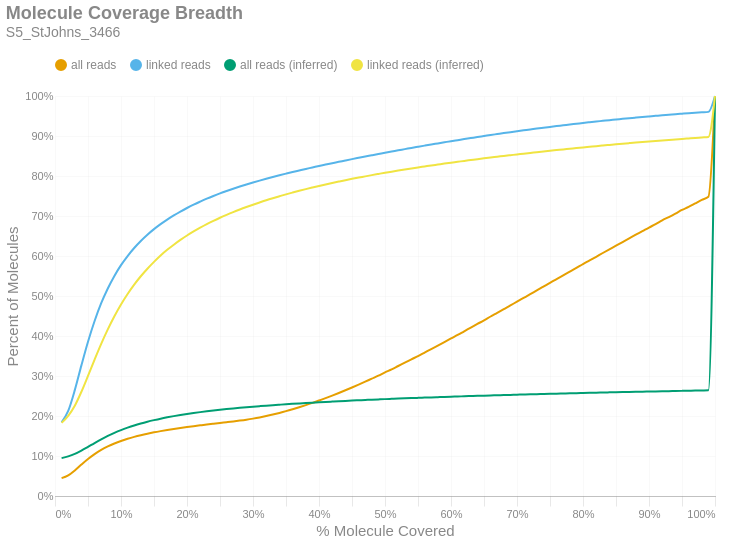

This figure's notebook cell:
### Markdown cell above
### Molecule Read Coverage
This chart shows molecule coverage breadth as computed by the number of bases aligned to that molecule. In other words, "*how much of each unique long molecule is actually sequenced/aligned?*" Keep in mind there is a distinction between sequences and alignments, since some sequences belonging to a particular molecule may not align well and wouldn't appear in the alignment data. This chart also shows molecule coverage breadth as computed by the *inferred fragment* from which the aligned sequences originate. Unlike read coverage, this calculation takes into account the total insert size, including unsequenced gaps between the forward and reverse reads. Like the previous figures, these are cumulative percents.

### Code cell
if SKIPLR:
    print_html(f"Skipped")
else:
    binned_df = consolidated_hist(valids['coverage_bp'], mask, 0.01, True)
    binned_df_inf = consolidated_hist(valids['coverage_inserts'], mask, 0.01, True)
    binned_df = binned_df.with_columns(pl.lit(binned_df_inf['all reads (cumsum)']).alias('all reads (inferred)'))
    binned_df = binned_df.with_columns(pl.lit(binned_df_inf['linked reads (cumsum)']).alias('linked reads (inferred)'))
    binned_df = binned_df.with_columns(
        (pl.col('bin').cast(pl.Float64) + 0.01).alias('right_edge')
    )

    with SafeRender(binned_df):
        (
            density_plot(binned_df, 'Molecule Coverage Breadth', samplename, 'molcov', ['all reads (inferred)','linked reads (inferred)'])
            .encode(
                #x=alt.X('bin:Q', title="% Molecule Covered").axis(format = '%').scale(padding=0),
                x=alt.X('right_edge:Q', title="% Molecule Covered").axis(format='%').scale(padding=0),
                y=alt.Y('value:Q', title='Percent of Molecules')
                    .axis(format='%')
                    .stack(False)
                    .scale(domainMin=0, padding=0),
                color=alt.Color("key:N").scale(domain = ["all reads", "linked reads", "all reads (inferred)", "linked reads (inferred)"]),
                tooltip = [
                    alt.Tooltip("key:N", title = "Data Type"),
                    alt.Tooltip("range_label:N", title="% Molecule Covered"),
                    alt.Tooltip("value:Q", format = ".2%", title="% Molecules")
                ]
            )
        ).display()

### Figure 1 — Vega-Lite specification as saved in the notebook (floating-point values rounded to 4 significant figures)
{"width": "container", "height": 400, "config": {"title": {"anchor": "start", "dy": -15, "fontSize": 18, "color": "#888888", "subtitleColor": "#888888", "subtitleFontSize": 14}, "arc": {"fill": "#0072B2"}, "axis": {"domainColor": "#888888", "domainWidth": 0.5, "gridWidth": 0.2, "grid": false, "titleFontWeight": 400, "titleFontSize": 15, "labelFontSize": 11, "labelColor": "#888888", "tickColor": "#888888", "tickWidth": 0.2, "titleColor": "#888888"}, "axisBand": {"grid": false}, "axisX": {"grid": true, "tickSize": 10, "domainCap": "round"}, "axisY": {"domain": false, "grid": true, "tickSize": 0, "domainCap": "round"}, "background": "transparent", "header": {"labelFontSize": 15, "labelColor": "#888888", "titleFontSize": 15, "titleFontWeight": 600, "titleColor": "#888888"}, "legend": {"labelFont": "sans-serif", "labelFontSize": 12, "labelColor": "#888888", "symbolSize": 100, "symbolType": "circle", "titleFontSize": 12, "titlePadding": 10, "titleColor": "#888888", "title": null, "orient": "top"}, "range": {"category": ["#E69F00", "#56B4E9", "#009E73", "#F0E442", "#0072B2", "#D55E00", "#CC79A7", "#000000"], "diverging": ["#cfe8f3", "#a2d4ec", "#73bfe2", "#46abdb", "#1696d2", "#12719e"]}, "area": {"fill": "#0072B2", "fillOpacity": 0.7, "line": true, "strokeOpacity": 0.7}, "line": {"color": "#0072B2", "stroke": "#0072B2", "strokeWidth": 2}, "trail": {"color": "#0072B2", "stroke": "#0072B2", "strokeWidth": 0, "size": 1}, "point": {"filled": true, "fillOpacity": 1.0, "size": 95}, "text": {"color": "#888888", "fontSize": 11, "align": "right", "fontWeight": 400, "size": 11}, "bar": {"fill": "#0072B2", "stroke": null}, "view": {"stroke": null, "continuousWidth": 660, "continuousHeight": 400}}, "data": {"name": "data-84eaa4df21359056a36af4edc5f2d645"}, "mark": {"type": "line", "interpolate": "monotone", "point": {"opacity": 0, "size": 275}}, "encoding": {"color": {"field": "key", "scale": {"domain": ["all reads", "linked reads", "all reads (inferred)", "linked reads (inferred)"]}, "type": "nominal"}, "tooltip": [{"field": "key", "title": "Data Type", "type": "nominal"}, {"field": "range_label", "title": "% Molecule Covered", "type": "nominal"}, {"field": "value", "format": ".2%", "title": "% Molecules", "type": "quantitative"}], "x": {"axis": {"format": "%"}, "field": "right_edge", "scale": {"padding": 0}, "title": "% Molecule Covered", "type": "quantitative"}, "y": {"axis": {"format": "%"}, "field": "value", "scale": {"domainMin": 0, "padding": 0}, "stack": false, "title": "Percent of Molecules", "type": "quantitative"}}, "params": [{"name": "param_c36ac31b6afebe62", "select": {"type": "point", "fields": ["key"]}, "bind": "legend"}], "title": {"text": "Molecule Coverage Breadth", "subtitle": "S5_StJohns_3466"}, "transform": [{"fold": ["all reads (cumsum)", "linked reads (cumsum)", "all reads (inferred)", "linked reads (inferred)"]}, {"calculate": "replace(datum.key, ' (cumsum)', '')", "as": "key"}, {"filter": {"param": "param_c36ac31b6afebe62"}}], "usermeta": {"embedOptions": {"downloadFileName": "S5_StJohns_3466.molcov"}}, "$schema": "https://vega.github.io/schema/vega-lite/v6.1.0.json", "datasets": {"data-84eaa4df21359056a36af4edc5f2d645": [{"bin": "0.0", "interval": "0.0-0.01", "all reads": 0.04459, "linked reads": 0.1844, "all reads (cumsum)": 0.04459, "linked reads (cumsum)": 0.1844, "range_label": "0.0-0.01", "all reads (inferred)": 0.09464, "linked reads (inferred)": 0.1827, "right_edge": 0.01}, {"bin": "0.01", "interval": "0.01-0.02", "all reads": 0.006887, "linked reads": 0.02834, "all reads (cumsum)": 0.05147, "linked reads (cumsum)": 0.2127, "range_label": "0.01-0.02", "all reads (inferred)": 0.09901, "linked reads (inferred)": 0.2004, "right_edge": 0.02}, {"bin": "0.02", "interval": "0.02-0.03", "all reads": 0.01237, "linked reads": 0.05195, "all reads (cumsum)": 0.06385, "linked reads (cumsum)": 0.2647, "range_label": "0.02-0.03", "all reads (inferred)": 0.1051, "linked reads (inferred)": 0.2257, "right_edge": 0.03}, {"bin": "0.03", "interval": "0.03-0.04", "all reads": 0.01466, "linked reads": 0.06194, "all reads (cumsum)": 0.0785, "linked reads (cumsum)": 0.3266, "range_label": "0.03-0.04", "all reads (inferred)": 0.1134, "linked reads (inferred)": 0.2606, "right_edge": 0.04}, {"bin": "0.04", "interval": "0.04-0.05", "all reads": 0.01392, "linked reads": 0.05907, "all reads (cumsum)": 0.09242, "linked reads (cumsum)": 0.3857, "range_label": "0.04-0.05", "all reads (inferred)": 0.1228, "linked reads (inferred)": 0.3004, "right_edge": 0.05}, {"bin": "0.05", "interval": "0.05-0.06", "all reads": 0.01225, "linked reads": 0.05189, "all reads (cumsum)": 0.1047, "linked reads (cumsum)": 0.4375, "range_label": "0.05-0.06", "all reads (inferred)": 0.1324, "linked reads (inferred)": 0.3411, "right_edge": 0.06}, {"bin": "0.06", "interval": "0.06-0.07", "all reads": 0.01047, "linked reads": 0.04439, "all reads (cumsum)": 0.1152, "linked reads (cumsum)": 0.4819, "range_label": "0.06-0.07", "all reads (inferred)": 0.1416, "linked reads (inferred)": 0.3803, "right_edge": 0.07}, {"bin": "0.07", "interval": "0.07-0.08", "all reads": 0.00871, "linked reads": 0.03693, "all reads (cumsum)": 0.1239, "linked reads (cumsum)": 0.5189, "range_label": "0.07-0.08", "all reads (inferred)": 0.1501, "linked reads (inferred)": 0.4164, "right_edge": 0.08}, {"bin": "0.08", "interval": "0.08-0.09", "all reads": 0.007426, "linked reads": 0.03141, "all reads (cumsum)": 0.1313, "linked reads (cumsum)": 0.5503, "range_label": "0.08-0.09", "all reads (inferred)": 0.1578, "linked reads (inferred)": 0.4493, "right_edge": 0.09}, {"bin": "0.09", "interval": "0.09-0.1", "all reads": 0.00637, "linked reads": 0.02688, "all reads (cumsum)": 0.1377, "linked reads (cumsum)": 0.5772, "range_label": "0.09-0.1", "all reads (inferred)": 0.1647, "linked reads (inferred)": 0.4787, "right_edge": 0.1}, {"bin": "0.1", "interval": "0.1-0.11", "all reads": 0.005416, "linked reads": 0.02275, "all reads (cumsum)": 0.1431, "linked reads (cumsum)": 0.5999, "range_label": "0.1-0.11", "all reads (inferred)": 0.1708, "linked reads (inferred)": 0.5049, "right_edge": 0.11}, {"bin": "0.11", "interval": "0.11-0.12", "all reads": 0.004777, "linked reads": 0.02007, "all reads (cumsum)": 0.1479, "linked reads (cumsum)": 0.62, "range_label": "0.11-0.12", "all reads (inferred)": 0.1763, "linked reads (inferred)": 0.5285, "right_edge": 0.12}, {"bin": "0.12", "interval": "0.12-0.13", "all reads": 0.004192, "linked reads": 0.01755, "all reads (cumsum)": 0.152, "linked reads (cumsum)": 0.6375, "range_label": "0.12-0.13", "all reads (inferred)": 0.1812, "linked reads (inferred)": 0.5494, "right_edge": 0.13}, {"bin": "0.13", "interval": "0.13-0.14", "all reads": 0.003746, "linked reads": 0.01561, "all reads (cumsum)": 0.1558, "linked reads (cumsum)": 0.6531, "range_label": "0.13-0.14", "all reads (inferred)": 0.1856, "linked reads (inferred)": 0.5682, "right_edge": 0.14}, {"bin": "0.14", "interval": "0.14-0.15", "all reads": 0.003376, "linked reads": 0.01402, "all reads (cumsum)": 0.1592, "linked reads (cumsum)": 0.6672, "range_label": "0.14-0.15", "all reads (inferred)": 0.1896, "linked reads (inferred)": 0.5853, "right_edge": 0.15}, {"bin": "0.15", "interval": "0.15-0.16", "all reads": 0.003037, "linked reads": 0.01249, "all reads (cumsum)": 0.1622, "linked reads (cumsum)": 0.6796, "range_label": "0.15-0.16", "all reads (inferred)": 0.1934, "linked reads (inferred)": 0.6013, "right_edge": 0.16}, {"bin": "0.16", "interval": "0.16-0.17", "all reads": 0.002807, "linked reads": 0.01141, "all reads (cumsum)": 0.165, "linked reads (cumsum)": 0.6911, "range_label": "0.16-0.17", "all reads (inferred)": 0.1967, "linked reads (inferred)": 0.6154, "right_edge": 0.17}, {"bin": "0.17", "interval": "0.17-0.18", "all reads": 0.002598, "linked reads": 0.01041, "all reads (cumsum)": 0.1676, "linked reads (cumsum)": 0.7015, "range_label": "0.17-0.18", "all reads (inferred)": 0.1997, "linked reads (inferred)": 0.6283, "right_edge": 0.18}, {"bin": "0.18", "interval": "0.18-0.19", "all reads": 0.002459, "linked reads": 0.009666, "all reads (cumsum)": 0.1701, "linked reads (cumsum)": 0.7111, "range_label": "0.18-0.19", "all reads (inferred)": 0.2025, "linked reads (inferred)": 0.6402, "right_edge": 0.19}, {"bin": "0.19", "interval": "0.19-0.2", "all reads": 0.002299, "linked reads": 0.008886, "all reads (cumsum)": 0.1724, "linked reads (cumsum)": 0.72, "range_label": "0.19-0.2", "all reads (inferred)": 0.2051, "linked reads (inferred)": 0.6512, "right_edge": 0.2}, {"bin": "0.2", "interval": "0.2-0.21", "all reads": 0.002187, "linked reads": 0.008323, "all reads (cumsum)": 0.1746, "linked reads (cumsum)": 0.7283, "range_label": "0.2-0.21", "all reads (inferred)": 0.2075, "linked reads (inferred)": 0.6613, "right_edge": 0.21}, {"bin": "0.21", "interval": "0.21-0.22", "all reads": 0.002077, "linked reads": 0.007627, "all reads (cumsum)": 0.1766, "linked reads (cumsum)": 0.736, "range_label": "0.21-0.22", "all reads (inferred)": 0.2097, "linked reads (inferred)": 0.6708, "right_edge": 0.22}, {"bin": "0.22", "interval": "0.22-0.23", "all reads": 0.002058, "linked reads": 0.007307, "all reads (cumsum)": 0.1787, "linked reads (cumsum)": 0.7433, "range_label": "0.22-0.23", "all reads (inferred)": 0.2118, "linked reads (inferred)": 0.6796, "right_edge": 0.23}, {"bin": "0.23", "interval": "0.23-0.24", "all reads": 0.001982, "linked reads": 0.006807, "all reads (cumsum)": 0.1807, "linked reads (cumsum)": 0.7501, "range_label": "0.23-0.24", "all reads (inferred)": 0.2137, "linked reads (inferred)": 0.6878, "right_edge": 0.24}, {"bin": "0.24", "interval": "0.24-0.25", "all reads": 0.001952, "linked reads": 0.006436, "all reads (cumsum)": 0.1826, "linked reads (cumsum)": 0.7565, "range_label": "0.24-0.25", "all reads (inferred)": 0.2155, "linked reads (inferred)": 0.6956, "right_edge": 0.25}, {"bin": "0.25", "interval": "0.25-0.26", "all reads": 0.001889, "linked reads": 0.006006, "all reads (cumsum)": 0.1845, "linked reads (cumsum)": 0.7625, "range_label": "0.25-0.26", "all reads (inferred)": 0.2172, "linked reads (inferred)": 0.7029, "right_edge": 0.26}, {"bin": "0.26", "interval": "0.26-0.27", "all reads": 0.001927, "linked reads": 0.005731, "all reads (cumsum)": 0.1864, "linked reads (cumsum)": 0.7683, "range_label": "0.26-0.27", "all reads (inferred)": 0.2189, "linked reads (inferred)": 0.7097, "right_edge": 0.27}, {"bin": "0.27", "interval": "0.27-0.28", "all reads": 0.002041, "linked reads": 0.005417, "all reads (cumsum)": 0.1885, "linked reads (cumsum)": 0.7737, "range_label": "0.27-0.28", "all reads (inferred)": 0.2204, "linked reads (inferred)": 0.7162, "right_edge": 0.28}, {"bin": "0.28", "interval": "0.28-0.29", "all reads": 0.002273, "linked reads": 0.005121, "all reads (cumsum)": 0.1908, "linked reads (cumsum)": 0.7788, "range_label": "0.28-0.29", "all reads (inferred)": 0.2218, "linked reads (inferred)": 0.7224, "right_edge": 0.29}, {"bin": "0.29", "interval": "0.29-0.3", "all reads": 0.002664, "linked reads": 0.004896, "all reads (cumsum)": 0.1934, "linked reads (cumsum)": 0.7837, "range_label": "0.29-0.3", "all reads (inferred)": 0.2232, "linked reads (inferred)": 0.7282, "right_edge": 0.3}, {"bin": "0.3", "interval": "0.3-0.31", "all reads": 0.003028, "linked reads": 0.00473, "all reads (cumsum)": 0.1964, "linked reads (cumsum)": 0.7884, "range_label": "0.3-0.31", "all reads (inferred)": 0.2246, "linked reads (inferred)": 0.7338, "right_edge": 0.31}, {"bin": "0.31", "interval": "0.31-0.32", "all reads": 0.003406, "linked reads": 0.004575, "all reads (cumsum)": 0.1998, "linked reads (cumsum)": 0.793, "range_label": "0.31-0.32", "all reads (inferred)": 0.2258, "linked reads (inferred)": 0.7393, "right_edge": 0.32}, {"bin": "0.32", "interval": "0.32-0.33", "all reads": 0.003781, "linked reads": 0.004444, "all reads (cumsum)": 0.2036, "linked reads (cumsum)": 0.7974, "range_label": "0.32-0.33", "all reads (inferred)": 0.2271, "linked reads (inferred)": 0.7444, "right_edge": 0.33}, {"bin": "0.33", "interval": "0.33-0.34", "all reads": 0.004088, "linked reads": 0.004295, "all reads (cumsum)": 0.2077, "linked reads (cumsum)": 0.8017, "range_label": "0.33-0.34", "all reads (inferred)": 0.2282, "linked reads (inferred)": 0.7493, "right_edge": 0.34}, {"bin": "0.34", "interval": "0.34-0.35", "all reads": 0.004404, "linked reads": 0.00421, "all reads (cumsum)": 0.2121, "linked reads (cumsum)": 0.8059, "range_label": "0.34-0.35", "all reads (inferred)": 0.2293, "linked reads (inferred)": 0.7541, "right_edge": 0.35}, {"bin": "0.35", "interval": "0.35-0.36", "all reads": 0.00475, "linked reads": 0.004098, "all reads (cumsum)": 0.2169, "linked reads (cumsum)": 0.81, "range_label": "0.35-0.36", "all reads (inferred)": 0.2304, "linked reads (inferred)": 0.7586, "right_edge": 0.36}, {"bin": "0.36", "interval": "0.36-0.37", "all reads": 0.004995, "linked reads": 0.003851, "all reads (cumsum)": 0.2219, "linked reads (cumsum)": 0.8139, "range_label": "0.36-0.37", "all reads (inferred)": 0.2314, "linked reads (inferred)": 0.7629, "right_edge": 0.37}, {"bin": "0.37", "interval": "0.37-0.38", "all reads": 0.005308, "linked reads": 0.003832, "all reads (cumsum)": 0.2272, "linked reads (cumsum)": 0.8177, "range_label": "0.37-0.38", "all reads (inferred)": 0.2324, "linked reads (inferred)": 0.7672, "right_edge": 0.38}, {"bin": "0.38", "interval": "0.38-0.39", "all reads": 0.005593, "linked reads": 0.003641, "all reads (cumsum)": 0.2328, "linked reads (cumsum)": 0.8214, "range_label": "0.38-0.39", "all reads (inferred)": 0.2334, "linked reads (inferred)": 0.7712, "right_edge": 0.39}, {"bin": "0.39", "interval": "0.39-0.4", "all reads": 0.005932, "linked reads": 0.003747, "all reads (cumsum)": 0.2387, "linked reads (cumsum)": 0.8251, "range_label": "0.39-0.4", "all reads (inferred)": 0.2343, "linked reads (inferred)": 0.7751, "right_edge": 0.4}, {"bin": "0.4", "interval": "0.4-0.41", "all reads": 0.00597, "linked reads": 0.003483, "all reads (cumsum)": 0.2447, "linked reads (cumsum)": 0.8286, "range_label": "0.4-0.41", "all reads (inferred)": 0.2352, "linked reads (inferred)": 0.7789, "right_edge": 0.41}, {"bin": "0.41", "interval": "0.41-0.42", "all reads": 0.006254, "linked reads": 0.00346, "all reads (cumsum)": 0.2509, "linked reads (cumsum)": 0.8321, "range_label": "0.41-0.42", "all reads (inferred)": 0.2361, "linked reads (inferred)": 0.7825, "right_edge": 0.42}, {"bin": "0.42", "interval": "0.42-0.43", "all reads": 0.006572, "linked reads": 0.003371, "all reads (cumsum)": 0.2575, "linked reads (cumsum)": 0.8354, "range_label": "0.42-0.43", "all reads (inferred)": 0.2369, "linked reads (inferred)": 0.7861, "right_edge": 0.43}, {"bin": "0.43", "interval": "0.43-0.44", "all reads": 0.006781, "linked reads": 0.003424, "all reads (cumsum)": 0.2643, "linked reads (cumsum)": 0.8389, "range_label": "0.43-0.44", "all reads (inferred)": 0.2378, "linked reads (inferred)": 0.7896, "right_edge": 0.44}, {"bin": "0.44", "interval": "0.44-0.45", "all reads": 0.007021, "linked reads": 0.003367, "all reads (cumsum)": 0.2713, "linked reads (cumsum)": 0.8422, "range_label": "0.44-0.45", "all reads (inferred)": 0.2385, "linked reads (inferred)": 0.7929, "right_edge": 0.45}, {"bin": "0.45", "interval": "0.45-0.46", "all reads": 0.00719, "linked reads": 0.003244, "all reads (cumsum)": 0.2785, "linked reads (cumsum)": 0.8455, "range_label": "0.45-0.46", "all reads (inferred)": 0.2393, "linked reads (inferred)": 0.796, "right_edge": 0.46}, {"bin": "0.46", "interval": "0.46-0.47", "all reads": 0.007314, "linked reads": 0.003211, "all reads (cumsum)": 0.2858, "linked reads (cumsum)": 0.8487, "range_label": "0.46-0.47", "all reads (inferred)": 0.24, "linked reads (inferred)": 0.7991, "right_edge": 0.47}, {"bin": "0.47", "interval": "0.47-0.48", "all reads": 0.007549, "linked reads": 0.003086, "all reads (cumsum)": 0.2934, "linked reads (cumsum)": 0.8518, "range_label": "0.47-0.48", "all reads (inferred)": 0.2408, "linked reads (inferred)": 0.8022, "right_edge": 0.48}, {"bin": "0.48", "interval": "0.48-0.49", "all reads": 0.007432, "linked reads": 0.003142, "all reads (cumsum)": 0.3008, "linked reads (cumsum)": 0.8549, "range_label": "0.48-0.49", "all reads (inferred)": 0.2415, "linked reads (inferred)": 0.8052, "right_edge": 0.49}, {"bin": "0.49", "interval": "0.49-0.5", "all reads": 0.008438, "linked reads": 0.003272, "all reads (cumsum)": 0.3092, "linked reads (cumsum)": 0.8582, "range_label": "0.49-0.5", "all reads (inferred)": 0.2422, "linked reads (inferred)": 0.8081, "right_edge": 0.5}, {"bin": "0.5", "interval": "0.5-0.51", "all reads": 0.00738, "linked reads": 0.002984, "all reads (cumsum)": 0.3166, "linked reads (cumsum)": 0.8612, "range_label": "0.5-0.51", "all reads (inferred)": 0.2428, "linked reads (inferred)": 0.8109, "right_edge": 0.51}, {"bin": "0.51", "interval": "0.51-0.52", "all reads": 0.008378, "linked reads": 0.003056, "all reads (cumsum)": 0.325, "linked reads (cumsum)": 0.8642, "range_label": "0.51-0.52", "all reads (inferred)": 0.2435, "linked reads (inferred)": 0.8136, "right_edge": 0.52}, {"bin": "0.52", "interval": "0.52-0.53", "all reads": 0.008201, "linked reads": 0.002949, "all reads (cumsum)": 0.3332, "linked reads (cumsum)": 0.8672, "range_label": "0.52-0.53", "all reads (inferred)": 0.2441, "linked reads (inferred)": 0.8162, "right_edge": 0.53}, {"bin": "0.53", "interval": "0.53-0.54", "all reads": 0.008433, "linked reads": 0.003007, "all reads (cumsum)": 0.3416, "linked reads (cumsum)": 0.8702, "range_label": "0.53-0.54", "all reads (inferred)": 0.2448, "linked reads (inferred)": 0.8188, "right_edge": 0.54}, {"bin": "0.54", "interval": "0.54-0.55", "all reads": 0.008309, "linked reads": 0.002897, "all reads (cumsum)": 0.3499, "linked reads (cumsum)": 0.8731, "range_label": "0.54-0.55", "all reads (inferred)": 0.2454, "linked reads (inferred)": 0.8214, "right_edge": 0.55}, {"bin": "0.55", "interval": "0.55-0.56", "all reads": 0.008693, "linked reads": 0.002878, "all reads (cumsum)": 0.3586, "linked reads (cumsum)": 0.8759, "range_label": "0.55-0.56", "all reads (inferred)": 0.246, "linked reads (inferred)": 0.8238, "right_edge": 0.56}, {"bin": "0.56", "interval": "0.56-0.57", "all reads": 0.008721, "linked reads": 0.002833, "all reads (cumsum)": 0.3673, "linked reads (cumsum)": 0.8788, "range_label": "0.56-0.57", "all reads (inferred)": 0.2465, "linked reads (inferred)": 0.8263, "right_edge": 0.57}, {"bin": "0.57", "interval": "0.57-0.58", "all reads": 0.008587, "linked reads": 0.002738, "all reads (cumsum)": 0.3759, "linked reads (cumsum)": 0.8815, "range_label": "0.57-0.58", "all reads (inferred)": 0.2471, "linked reads (inferred)": 0.8287, "right_edge": 0.58}, {"bin": "0.58", "interval": "0.58-0.59", "all reads": 0.008896, "linked reads": 0.002759, "all reads (cumsum)": 0.3848, "linked reads (cumsum)": 0.8843, "range_label": "0.58-0.59", "all reads (inferred)": 0.2477, "linked reads (inferred)": 0.831, "right_edge": 0.59}, {"bin": "0.59", "interval": "0.59-0.6", "all reads": 0.009063, "linked reads": 0.002782, "all reads (cumsum)": 0.3939, "linked reads (cumsum)": 0.8871, "range_label": "0.59-0.6", "all reads (inferred)": 0.2483, "linked reads (inferred)": 0.8333, "right_edge": 0.6}, {"bin": "0.6", "interval": "0.6-0.61", "all reads": 0.008802, "linked reads": 0.002587, "all reads (cumsum)": 0.4027, "linked reads (cumsum)": 0.8896, "range_label": "0.6-0.61", "all reads (inferred)": 0.2488, "linked reads (inferred)": 0.8355, "right_edge": 0.61}, {"bin": "0.61", "interval": "0.61-0.62", "all reads": 0.009177, "linked reads": 0.002582, "all reads (cumsum)": 0.4119, "linked reads (cumsum)": 0.8922, "range_label": "0.61-0.62", "all reads (inferred)": 0.2493, "linked reads (inferred)": 0.8378, "right_edge": 0.62}, {"bin": "0.62", "interval": "0.62-0.63", "all reads": 0.009055, "linked reads": 0.002589, "all reads (cumsum)": 0.4209, "linked reads (cumsum)": 0.8948, "range_label": "0.62-0.63", "all reads (inferred)": 0.2498, "linked reads (inferred)": 0.8399, "right_edge": 0.63}, {"bin": "0.63", "interval": "0.63-0.64", "all reads": 0.009188, "linked reads": 0.002635, "all reads (cumsum)": 0.4301, "linked reads (cumsum)": 0.8975, "range_label": "0.63-0.64", "all reads (inferred)": 0.2504, "linked reads (inferred)": 0.8421, "right_edge": 0.64}, {"bin": "0.64", "interval": "0.64-0.65", "all reads": 0.00901, "linked reads": 0.002476, "all reads (cumsum)": 0.4391, "linked reads (cumsum)": 0.8999, "range_label": "0.64-0.65", "all reads (inferred)": 0.2509, "linked reads (inferred)": 0.8442, "right_edge": 0.65}, {"bin": "0.65", "interval": "0.65-0.66", "all reads": 0.009633, "linked reads": 0.002528, "all reads (cumsum)": 0.4487, "linked reads (cumsum)": 0.9025, "range_label": "0.65-0.66", "all reads (inferred)": 0.2514, "linked reads (inferred)": 0.8463, "right_edge": 0.66}, {"bin": "0.66", "interval": "0.66-0.67", "all reads": 0.009121, "linked reads": 0.002409, "all reads (cumsum)": 0.4579, "linked reads (cumsum)": 0.9049, "range_label": "0.66-0.67", "all reads (inferred)": 0.2518, "linked reads (inferred)": 0.8482, "right_edge": 0.67}, {"bin": "0.67", "interval": "0.67-0.68", "all reads": 0.009319, "linked reads": 0.002412, "all reads (cumsum)": 0.4672, "linked reads (cumsum)": 0.9073, "range_label": "0.67-0.68", "all reads (inferred)": 0.2523, "linked reads (inferred)": 0.8502, "right_edge": 0.68}, {"bin": "0.68", "interval": "0.68-0.69", "all reads": 0.00919, "linked reads": 0.002352, "all reads (cumsum)": 0.4764, "linked reads (cumsum)": 0.9096, "range_label": "0.68-0.69", "all reads (inferred)": 0.2528, "linked reads (inferred)": 0.852, "right_edge": 0.69}, {"bin": "0.69", "interval": "0.69-0.7", "all reads": 0.009551, "linked reads": 0.002291, "all reads (cumsum)": 0.4859, "linked reads (cumsum)": 0.9119, "range_label": "0.69-0.7", "all reads (inferred)": 0.2532, "linked reads (inferred)": 0.8539, "right_edge": 0.7}, {"bin": "0.7", "interval": "0.7-0.71", "all reads": 0.00924, "linked reads": 0.002211, "all reads (cumsum)": 0.4952, "linked reads (cumsum)": 0.9141, "range_label": "0.7-0.71", "all reads (inferred)": 0.2537, "linked reads (inferred)": 0.8558, "right_edge": 0.71}, {"bin": "0.71", "interval": "0.71-0.72", "all reads": 0.009253, "linked reads": 0.002169, "all reads (cumsum)": 0.5044, "linked reads (cumsum)": 0.9163, "range_label": "0.71-0.72", "all reads (inferred)": 0.2542, "linked reads (inferred)": 0.8577, "right_edge": 0.72}, {"bin": "0.72", "interval": "0.72-0.73", "all reads": 0.009554, "linked reads": 0.002282, "all reads (cumsum)": 0.514, "linked reads (cumsum)": 0.9186, "range_label": "0.72-0.73", "all reads (inferred)": 0.2546, "linked reads (inferred)": 0.8594, "right_edge": 0.73}, {"bin": "0.73", "interval": "0.73-0.74", "all reads": 0.009254, "linked reads": 0.002085, "all reads (cumsum)": 0.5232, "linked reads (cumsum)": 0.9207, "range_label": "0.73-0.74", "all reads (inferred)": 0.255, "linked reads (inferred)": 0.8613, "right_edge": 0.74}, {"bin": "0.74", "interval": "0.74-0.75", "all reads": 0.009764, "linked reads": 0.002065, "all reads (cumsum)": 0.533, "linked reads (cumsum)": 0.9227, "range_label": "0.74-0.75", "all reads (inferred)": 0.2555, "linked reads (inferred)": 0.8631, "right_edge": 0.75}, {"bin": "0.75", "interval": "0.75-0.76", "all reads": 0.009122, "linked reads": 0.002045, "all reads (cumsum)": 0.5421, "linked reads (cumsum)": 0.9248, "range_label": "0.75-0.76", "all reads (inferred)": 0.2559, "linked reads (inferred)": 0.8648, "right_edge": 0.76}, {"bin": "0.76", "interval": "0.76-0.77", "all reads": 0.009391, "linked reads": 0.001959, "all reads (cumsum)": 0.5515, "linked reads (cumsum)": 0.9267, "range_label": "0.76-0.77", "all reads (inferred)": 0.2563, "linked reads (inferred)": 0.8665, "right_edge": 0.77}, {"bin": "0.77", "interval": "0.77-0.78", "all reads": 0.009325, "linked reads": 0.00202, "all reads (cumsum)": 0.5608, "linked reads (cumsum)": 0.9288, "range_label": "0.77-0.78", "all reads (inferred)": 0.2567, "linked reads (inferred)": 0.8682, "right_edge": 0.78}, {"bin": "0.78", "interval": "0.78-0.79", "all reads": 0.009316, "linked reads": 0.001904, "all reads (cumsum)": 0.5702, "linked reads (cumsum)": 0.9307, "range_label": "0.78-0.79", "all reads (inferred)": 0.2571, "linked reads (inferred)": 0.8698, "right_edge": 0.79}, {"bin": "0.79", "interval": "0.79-0.8", "all reads": 0.009735, "linked reads": 0.001951, "all reads (cumsum)": 0.5799, "linked reads (cumsum)": 0.9326, "range_label": "0.79-0.8", "all reads (inferred)": 0.2575, "linked reads (inferred)": 0.8715, "right_edge": 0.8}, {"bin": "0.8", "interval": "0.8-0.81", "all reads": 0.008961, "linked reads": 0.001817, "all reads (cumsum)": 0.5888, "linked reads (cumsum)": 0.9344, "range_label": "0.8-0.81", "all reads (inferred)": 0.2579, "linked reads (inferred)": 0.8731, "right_edge": 0.81}, {"bin": "0.81", "interval": "0.81-0.82", "all reads": 0.00923, "linked reads": 0.001776, "all reads (cumsum)": 0.5981, "linked reads (cumsum)": 0.9362, "range_label": "0.81-0.82", "all reads (inferred)": 0.2583, "linked reads (inferred)": 0.8747, "right_edge": 0.82}, {"bin": "0.82", "interval": "0.82-0.83", "all reads": 0.00943, "linked reads": 0.001694, "all reads (cumsum)": 0.6075, "linked reads (cumsum)": 0.9379, "range_label": "0.82-0.83", "all reads (inferred)": 0.2587, "linked reads (inferred)": 0.8762, "right_edge": 0.83}, {"bin": "0.83", "interval": "0.83-0.84", "all reads": 0.009202, "linked reads": 0.001723, "all reads (cumsum)": 0.6167, "linked reads (cumsum)": 0.9396, "range_label": "0.83-0.84", "all reads (inferred)": 0.2591, "linked reads (inferred)": 0.8778, "right_edge": 0.84}, {"bin": "0.84", "interval": "0.84-0.85", "all reads": 0.00904, "linked reads": 0.001599, "all reads (cumsum)": 0.6257, "linked reads (cumsum)": 0.9412, "range_label": "0.84-0.85", "all reads (inferred)": 0.2595, "linked reads (inferred)": 0.8793, "right_edge": 0.85}, {"bin": "0.85", "interval": "0.85-0.86", "all reads": 0.009238, "linked reads": 0.001702, "all reads (cumsum)": 0.635, "linked reads (cumsum)": 0.9429, "range_label": "0.85-0.86", "all reads (inferred)": 0.2598, "linked reads (inferred)": 0.8808, "right_edge": 0.86}, {"bin": "0.86", "interval": "0.86-0.87", "all reads": 0.009028, "linked reads": 0.001612, "all reads (cumsum)": 0.644, "linked reads (cumsum)": 0.9445, "range_label": "0.86-0.87", "all reads (inferred)": 0.2602, "linked reads (inferred)": 0.8822, "right_edge": 0.87}, {"bin": "0.87", "interval": "0.87-0.88", "all reads": 0.009186, "linked reads": 0.001537, "all reads (cumsum)": 0.6532, "linked reads (cumsum)": 0.9461, "range_label": "0.87-0.88", "all reads (inferred)": 0.2605, "linked reads (inferred)": 0.8836, "right_edge": 0.88}, {"bin": "0.88", "interval": "0.88-0.89", "all reads": 0.008911, "linked reads": 0.001505, "all reads (cumsum)": 0.6621, "linked reads (cumsum)": 0.9476, "range_label": "0.88-0.89", "all reads (inferred)": 0.2609, "linked reads (inferred)": 0.885, "right_edge": 0.89}, {"bin": "0.89", "interval": "0.89-0.9", "all reads": 0.009103, "linked reads": 0.00143, "all reads (cumsum)": 0.6712, "linked reads (cumsum)": 0.949, "range_label": "0.89-0.9", "all reads (inferred)": 0.2612, "linked reads (inferred)": 0.8863, "right_edge": 0.9}, {"bin": "0.9", "interval": "0.9-0.91", "all reads": 0.008471, "linked reads": 0.001402, "all reads (cumsum)": 0.6797, "linked reads (cumsum)": 0.9504, "range_label": "0.9-0.91", "all reads (inferred)": 0.2615, "linked reads (inferred)": 0.8877, "right_edge": 0.91}, {"bin": "0.91", "interval": "0.91-0.92", "all reads": 0.00959, "linked reads": 0.001405, "all reads (cumsum)": 0.6893, "linked reads (cumsum)": 0.9518, "range_label": "0.91-0.92", "all reads (inferred)": 0.2619, "linked reads (inferred)": 0.8889, "right_edge": 0.92}, {"bin": "0.92", "interval": "0.92-0.93", "all reads": 0.008016, "linked reads": 0.001296, "all reads (cumsum)": 0.6973, "linked reads (cumsum)": 0.9531, "range_label": "0.92-0.93", "all reads (inferred)": 0.2622, "linked reads (inferred)": 0.8902, "right_edge": 0.93}, {"bin": "0.93", "interval": "0.93-0.94", "all reads": 0.00869, "linked reads": 0.001358, "all reads (cumsum)": 0.706, "linked reads (cumsum)": 0.9545, "range_label": "0.93-0.94", "all reads (inferred)": 0.2625, "linked reads (inferred)": 0.8915, "right_edge": 0.94}, {"bin": "0.94", "interval": "0.94-0.95", "all reads": 0.009204, "linked reads": 0.001259, "all reads (cumsum)": 0.7152, "linked reads (cumsum)": 0.9557, "range_label": "0.94-0.95", "all reads (inferred)": 0.2628, "linked reads (inferred)": 0.8927, "right_edge": 0.95}, {"bin": "0.95", "interval": "0.95-0.96", "all reads": 0.007619, "linked reads": 0.001243, "all reads (cumsum)": 0.7228, "linked reads (cumsum)": 0.957, "range_label": "0.95-0.96", "all reads (inferred)": 0.2631, "linked reads (inferred)": 0.8939, "right_edge": 0.96}, {"bin": "0.96", "interval": "0.96-0.97", "all reads": 0.008778, "linked reads": 0.001153, "all reads (cumsum)": 0.7316, "linked reads (cumsum)": 0.9581, "range_label": "0.96-0.97", "all reads (inferred)": 0.2634, "linked reads (inferred)": 0.8952, "right_edge": 0.97}, {"bin": "0.97", "interval": "0.97-0.98", "all reads": 0.008719, "linked reads": 0.001051, "all reads (cumsum)": 0.7403, "linked reads (cumsum)": 0.9592, "range_label": "0.97-0.98", "all reads (inferred)": 0.2638, "linked reads (inferred)": 0.8965, "right_edge": 0.98}, {"bin": "0.98", "interval": "0.98-0.99", "all reads": 0.007743, "linked reads": 0.001166, "all reads (cumsum)": 0.748, "linked reads (cumsum)": 0.9603, "range_label": "0.98-0.99", "all reads (inferred)": 0.2642, "linked reads (inferred)": 0.8977, "right_edge": 0.99}, {"bin": "0.99", "interval": "0.99-1.0", "all reads": 0.252, "linked reads": 0.03966, "all reads (cumsum)": 1.0, "linked reads (cumsum)": 1.0, "range_label": "0.99-1.0", "all reads (inferred)": 1.0, "linked reads (inferred)": 1.0, "right_edge": 1.0}]}}
